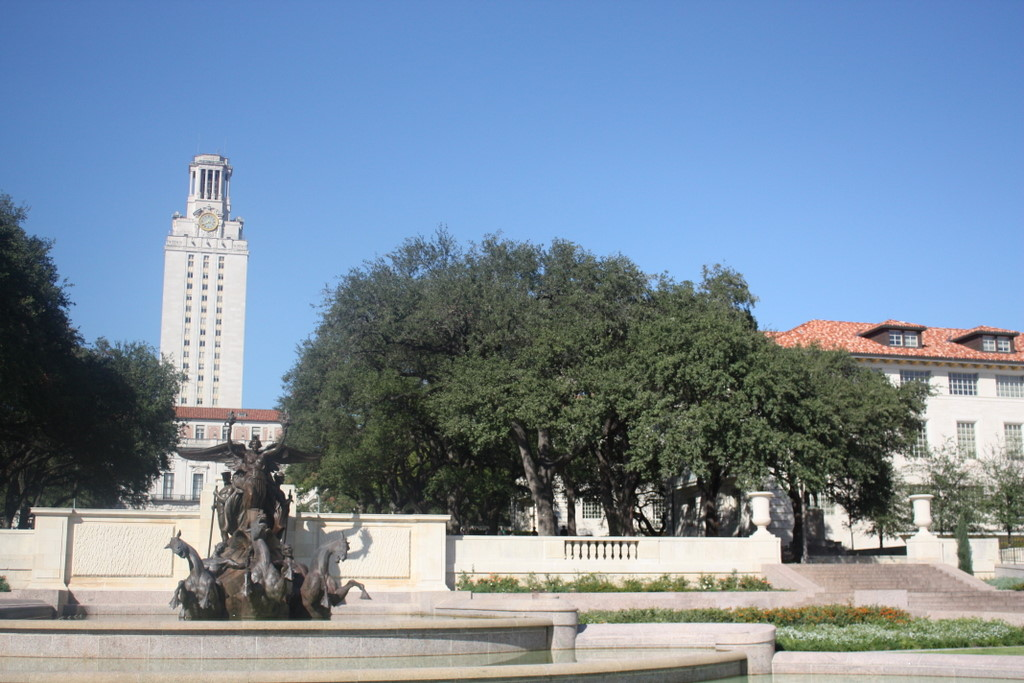
#> input picture uttower_left.JPG, 1024 x 683 px
$ jupyter execute image_stitching.ipynb
#> lines starting #> are read from the running program, lines starting #| are printed output that depends on the picture; long printed decimals are rounded
### utils.py
import numpy as np
from skimage.color import rgb2gray
from scipy.signal import convolve2d
from scipy.ndimage import rank_filter
from scipy.stats import norm


def dist2(x, c):
    """
    Calculates squared distance between two sets of points.

    Parameters
    ----------
    x: numpy.ndarray
        Data of shape `(ndata, dimx)`
    c: numpy.ndarray
        Centers of shape `(ncenters, dimc)`

    Returns
    -------
    n2: numpy.ndarray
        Squared distances between each pair of data from x and c, of shape
        `(ndata, ncenters)`
    """
    assert x.shape[1] == c.shape[1], \
        'Data dimension does not match dimension of centers'

    x = np.expand_dims(x, axis=0)  # new shape will be `(1, ndata, dimx)`
    c = np.expand_dims(c, axis=1)  # new shape will be `(ncenters, 1, dimc)`

    # We will now use broadcasting to easily calculate pairwise distances
    n2 = np.sum((x - c) ** 2, axis=-1)

    return n2


# [138 lines left out: functions gen_dgauss, find_sift, not called in this run]


def harris(im, sigma, thresh=None, radius=None):
    """
    Harris corner detector

    Parameters
    ----------
    im: numpy.ndarray
        Image to be processed
    sigma: float
        Standard deviation of smoothing Gaussian
    thresh: float (optional)
    radius: float (optional)
        Radius of region considered in non-maximal suppression

    Returns
    -------
    cim: numpy.ndarray
        Binary image marking corners
    r: numpy.ndarray
        Row coordinates of corner points. Returned only if none of `thresh` and
        `radius` are None.
    c: numpy.ndarray
        Column coordinates of corner points. Returned only if none of `thresh`
        and `radius` are None.
    """
    if im.ndim == 3:
        im = rgb2gray(im)

    dx = np.tile([[-1, 0, 1]], [3, 1])
    dy = dx.T

    Ix = convolve2d(im, dx, 'same')
    Iy = convolve2d(im, dy, 'same')

    f_wid = np.round(3 * np.floor(sigma))
    G = norm.pdf(np.arange(-f_wid, f_wid + 1),
                 loc=0, scale=sigma).reshape(-1, 1)
    G = G.T * G
    G /= G.sum()

    Ix2 = convolve2d(Ix ** 2, G, 'same')
    Iy2 = convolve2d(Iy ** 2, G, 'same')
    Ixy = convolve2d(Ix * Iy, G, 'same')

    cim = (Ix2 * Iy2 - Ixy ** 2) / (Ix2 + Iy2 + 1e-12)

    if thresh is None or radius is None:
        return cim
    else:
        size = int(2 * radius + 1)
        mx = rank_filter(cim, -1, size=size)
        cim = (cim == mx) & (cim > thresh)

        r, c = cim.nonzero()

        return cim, r, c


# [15 lines that do not run on import are left out]

### image_stitching.ipynb
[cell 1]
from utils import harris, dist2
import matplotlib.pyplot as plt
import matplotlib.patches as patches
import skimage
from skimage.transform import warp
import numpy as np
# add your imports below
import cv2
from PIL import Image

## 1. Load images and Convert to grayscale

[cell 2]
img1 = Image.open('uttower_left.JPG').convert('L')
img1 = np.array(img1, dtype= np.float32)
#> img1: shape (683, 1024) float32
img2 = Image.open('uttower_right.JPG').convert('L')
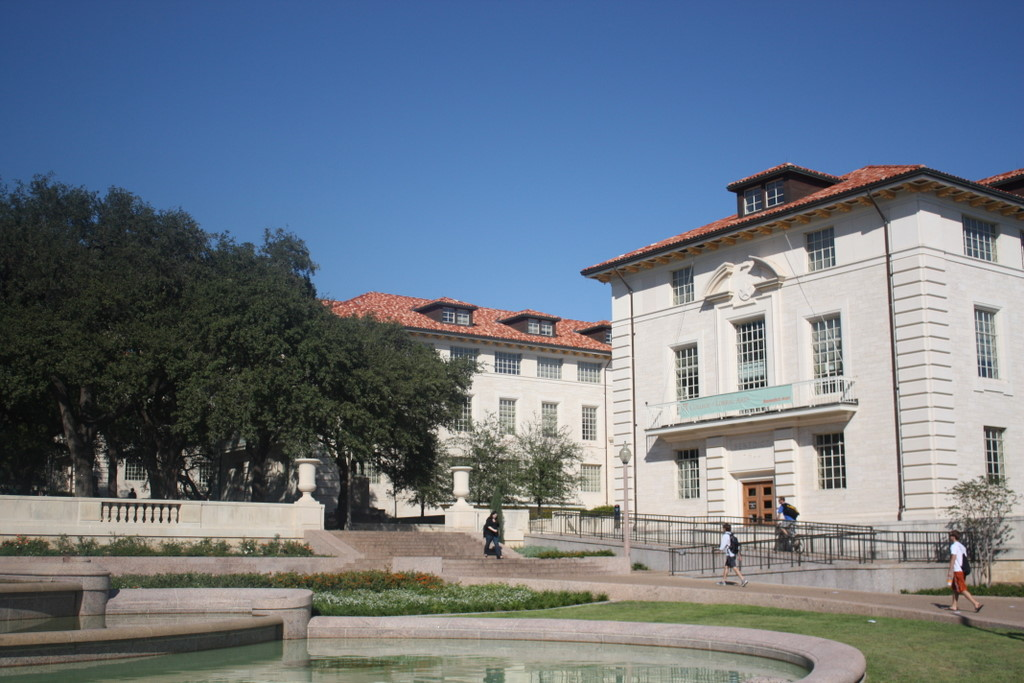
#> input picture uttower_right.JPG, 1024 x 683 px
img2 = np.array(img2, dtype= np.float32)
#> img2: shape (683, 1024) float32

[cell 3]
plt.imshow(img1, cmap='gray')

[cell 4]
plt.imshow(img2, cmap='gray')

## 2. Detect Feature Points

[cell 5]
# use harris from utils.py
cim1, r1, c1 = harris(img1, 3, 100, 3)
#> in harris, `cim = (cim == mx) & (cim > thresh)`:
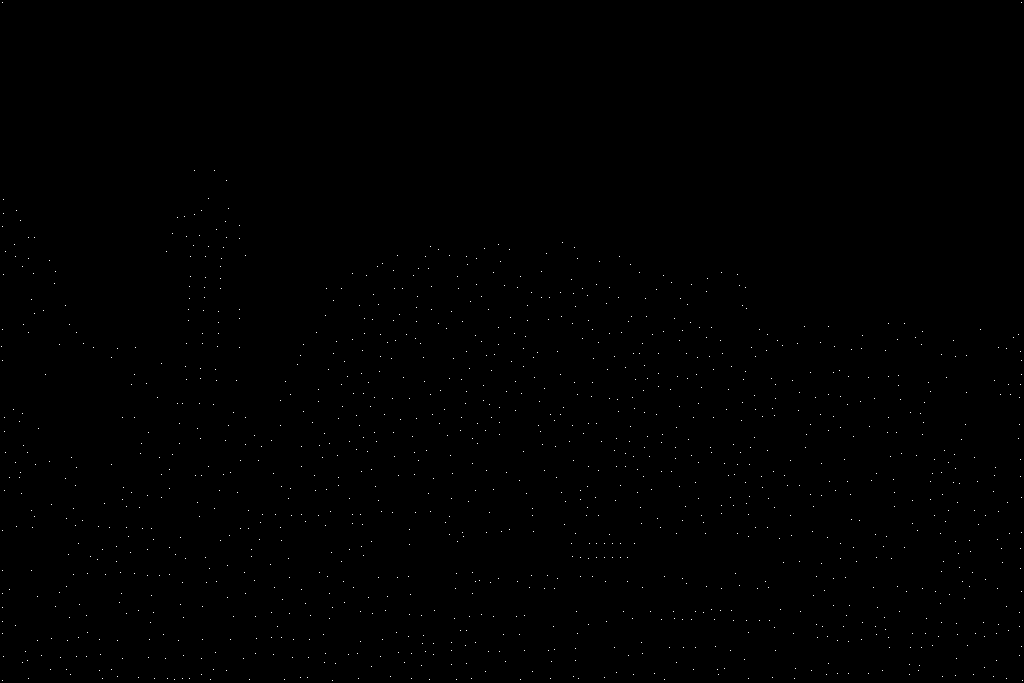
#> cim: shape (683, 1024) bool; 0.17% white in thin lines or dots
#> in harris, `r, c = cim.nonzero()`: r = 1201 values from 2 to 680; c = 1201 values, max 1022 at index 1200, min 1 at index 226, mean 509.5
#> r1 = 1201 values from 2 to 680; c1 has the same summary as c in harris
cim2, r2, c2 = harris(img2, 3, 100, 3)
#> call 2 of harris, with sigma = 3, thresh = 100, radius = 3
#> in harris (call 2), `mx = rank_filter(cim, -1, size=size)`:
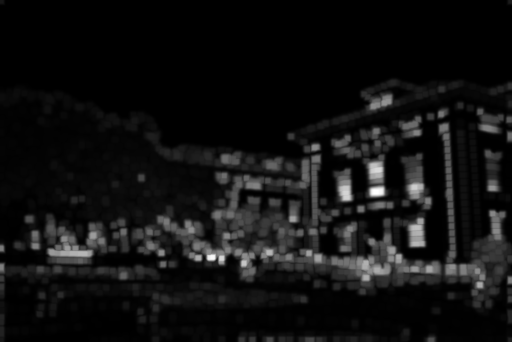
#> mx: shape (683, 1024) float64 (shown at 1/2 size); min 0.152, max 20727, mean 1399.9; drawn with min black and max white
#> in harris (call 2), `r, c = cim.nonzero()`: r = 1309 values from 2 to 681; c = 1309 values, max 1022 at index 57, min 1 at index 763, mean 512.6
#> r2 = 1309 values from 2 to 681; c2 has the same summary as c in harris

[cell 6]
plt.imshow(cim1, cmap='gray')

[cell 7]
plt.imshow(cim2, cmap='gray')

[cell 8]
def draw_corners(img, r, c):
    img_copy = img.copy()
    fig, ax = plt.subplots(figsize = (10, 10))
    for i in range(0, len(r)):
        rect = patches.Rectangle((c[i], r[i]), 10, 10, linewidth=1, edgecolor='r', facecolor='none')
        ax.add_patch(rect)
    ax.imshow(img_copy, cmap='gray')

[cell 9]
draw_corners(img1, r1, c1)

[cell 10]
draw_corners(img2, r2, c2)
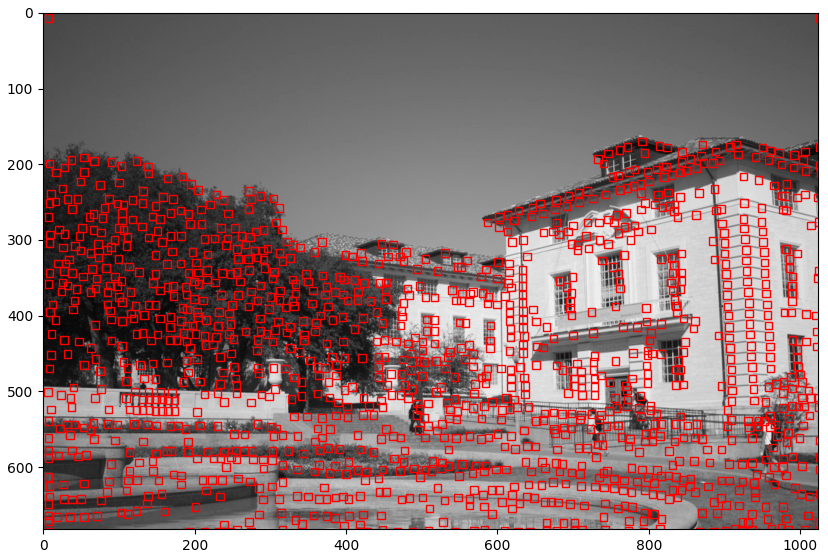
#> figure drawn by matplotlib, 1 panel

## 3. Extract local neighborhoods around every keypoint

[cell 11]
def neighbor_descriptors(img, r, c, width):
#> called with r = array of shape (1201,), c = array of shape (1201,), width = 3
    descriptors = []
    radius = width // 2
    for i in range(len(r)):
        rowStart = r[i] - radius
        rowEnd = r[i] + radius + 1
        colStart = c[i] - radius
        colEnd = c[i] + radius + 1

        patch = img[rowStart:rowEnd, colStart:colEnd]
        flatennedPatch = patch.reshape(-1)

        descriptors.append(flatennedPatch)
#> this loop made 1201 passes
#> (rowStart, rowEnd, colStart, colEnd, flatennedPatch) on passes 1 to 3: (1, 4, 1, 4, [109, 110, 111, 111, 111, 112, 112, 112, 112]), (1, 4, 1020, 1023, [122, 122, 121, 123, 123, 122, 124, 123, 123]), (169, 172, 193, 196, [215, 219, 224, 214, 202, 221, 132, 107, 178])
#> after the loop, descriptors = 1201 items

    descriptors = np.array(descriptors)

    return descriptors

radius = 1
width = 2 * radius + 1

descriptors1 = neighbor_descriptors(img1, r1, c1, width)
print(descriptors1.shape)
#| (1201, 9)
descriptors2 = neighbor_descriptors(img2, r2, c2, width)
#> the loop in neighbor_descriptors (call 2), `for i in range(len(r)):` made 1309 passes
#> (rowStart, rowEnd, colStart, colEnd, flatennedPatch) on passes 1 to 3: (1, 4, 1, 4, [71, 71, 71, 72, 72, 72, 73, 73, 73]), (1, 4, 1020, 1023, [79, 79, 79, 79, 79, 79, 80, 80, 80]), (164, 167, 785, 788, [90, 112, 156, 115, 101, 97, 113, 104, 46])
print(descriptors2.shape)
#| (1309, 9)

## 4. Compute distances between descriptors

[cell 12]
# use dist2 from utils.py to compute dist between descriptors
distances = dist2(descriptors1, descriptors2)
print(distances)
#> (printed output is left out)
print(distances.shape)
#| (1309, 1201)

## 5. Select Matches

[cell 13]
threshold = 0.5

num_matches = 100
sorted_indices = np.argsort(distances, axis=None)
putative_matches = np.unravel_index(sorted_indices[:num_matches], distances.shape)


print("Number of putative matches:", len(putative_matches[0]))
#| Number of putative matches: 100
print("Selected pairs:")
for i in range(len(putative_matches[0])):
    idx1 = putative_matches[0][i]
    idx2 = putative_matches[1][i]
    print("Descriptor 1:", idx1, "Descriptor 2:", idx2)
#> this loop made 100 passes
#| Descriptor 1: 990 Descriptor 2: 1136
#| Descriptor 1: 1150 Descriptor 2: 1178
#| Descriptor 1: 1208 Descriptor 2: 964
#| Descriptor 1: 567 Descriptor 2: 1137
#| Descriptor 1: 1152 Descriptor 2: 1193
#> (further printed lines are left out)

## 6. RANSAC

[cell 14]
img1 = Image.open('uttower_left.JPG')
#> img1 is the input picture: PIL image 1024x683 RGB; mean R, G, B 121.7, 140, 159
img1 = np.array(img1.convert('L'), dtype=np.uint8)
img2 = Image.open('uttower_right.JPG')
#> img2 is the input picture: PIL image 1024x683 RGB; mean R, G, B 107.7, 118.9, 132
img2 = np.array(img2.convert('L'), dtype=np.uint8)

orb = cv2.ORB_create()


kp1, des1 = orb.detectAndCompute(img1, None)
kp2, des2 = orb.detectAndCompute(img2, None)


index_params = dict(algorithm=6, table_number=6, key_size=12, multi_probe_level=2)
search_params = dict(checks=50)
flann = cv2.FlannBasedMatcher(index_params, search_params)


matches = flann.knnMatch(des1, des2, k=2)

good_matches = []
for m, n in matches:
    if m.distance < 0.75 * n.distance:
        good_matches.append([m])

pts1 = np.float32([kp1[m[0].queryIdx].pt for m in good_matches])
pts2 = np.float32([kp2[m[0].trainIdx].pt for m in good_matches])

num_iterations = 1000
num_samples = 4
inlier_threshold = 5.0

best_num_inliers = 0
best_model = None

for i in range(num_iterations):
    random_indices = np.random.choice(len(good_matches), num_samples, replace=False)
    src_points = pts1[random_indices]
    dst_points = pts2[random_indices]


    model, _ = cv2.findHomography(src_points, dst_points)


    transformed_pts = cv2.perspectiveTransform(pts1.reshape(-1, 1, 2), model)
    distances = np.linalg.norm(transformed_pts.squeeze() - pts2, axis=1)


    num_inliers = np.sum(distances < inlier_threshold)


    if num_inliers > best_num_inliers:
        best_num_inliers = num_inliers
        best_model = model

print('Number of inliers: %d' % best_num_inliers)
#| Number of inliers: 102


residual = np.sum((pts2 - cv2.perspectiveTransform(pts1.reshape(-1, 1, 2), best_model))**2) / best_num_inliers
print('Average residual: ', residual)
#| Average residual:  3715596.549


def draw_matches(img1, img2, kp1, kp2, matches, color=None):
    h1, w1 = img1.shape[:2]
    h2, w2 = img2.shape[:2]
    vis = np.zeros((max(h1, h2), w1 + w2), np.uint8)
    vis[:h1, :w1] = img1
    vis[:h2, w1:w1 + w2] = img2
    vis = cv2.cvtColor(vis, cv2.COLOR_GRAY2BGR)
#> vis: shape (683, 2048, 3)
    if color is None:
        color = (255, 0, 0)

    for m in matches:
        end1 = tuple(np.round(kp1[m[0].queryIdx].pt).astype(int))
        end2 = tuple(np.round(kp2[m[0].trainIdx].pt).astype(int) + np.array([w1, 0]))
        cv2.line(vis, end1, end2, color)
#> this loop made 105 passes
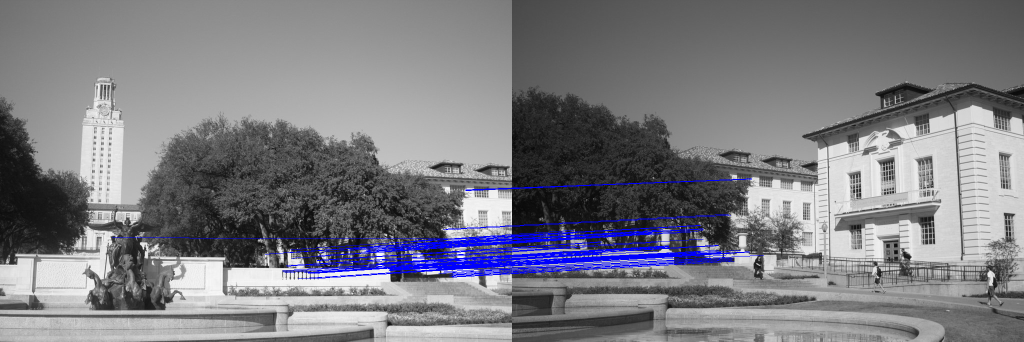
#> vis: shape (683, 2048, 3) (shown at 1/2 size); mean B, G, R 130.1, 124, 124

    return vis

# display the locations of inlier matches in both images
inlier_match_img = draw_matches(img1, img2, kp1, kp2, good_matches, color=None)
plt.imshow(inlier_match_img)
plt.show()

## 7. Warp one image onto the other

[cell 15]
def warp_img(image_left, image_right, H):

    image_left = image_left.astype(np.uint8)
    image_right = image_right.astype(np.uint8)
    # this part of code is referenced from Ajinkya Tejankar
    # get the height and width of the image
    # this function will work with color images
    # so, having third color channel is not a problem
    h = max(image_right.shape[0] , image_left.shape[0])
    w = image_left.shape[1] + image_right.shape[1] - 500

    # # we want to find where the image corners are going to land
    # # so, we create a matrix of four corner points
    # C_left = np.array([
    #     [0, 0     , w, w],
    #     [0, h, 0     , h],
    #     [1, 1     , 1     , 1     ]
    # ])

    # # apply the homography to the corner points to get projected corner points
    # Cp_left = H @ C_left
    # Cp_left = Cp_left / Cp_left[-1, :]

    # # find the minimum height and width of the projected corners
    # w_min, h_min = Cp_left[:-1].min(axis=1).tolist()
    # # we might need to properly floor or ceil the floats to prevent
    # # the edge pixels from getting cropped but this works for our needs
    # # feel free to fix this
    # w_min, h_min = int(np.abs(w_min)), int(np.abs(h_min))
    # # what's the final warped image size that can hold the full image?
    # warped_image_shape = (h + h_min, w + w_min)

    # # we create a new homography that applies the translation
    # # that would be otherwise cropped by the warp function below
    # Ht = np.array([
    #     [1, 0, w_min],
    #     [0, 1, h_min],
    #     [0, 0, 1    ]
    # ])
    # # apply the translation homography so that the image is warped
    # # but does not have a negative translation relative to origin
    # Hw = Ht @ H
    # # may not be strictly necessary but make sure that (3,3) is 1
    # Hw = Hw / Hw[-1, -1]

    # use skimage.transform.ProjectiveTransform to create a transform for the homography Hw
    tform = skimage.transform.ProjectiveTransform(H)
    warped_image_right = (warp(image_right, tform, output_shape=(h, w)) * 255).astype('float32')

    # use skimage.transform.warp to apply the transform
    warped_image = np.zeros((h, w), dtype='float32')

    warped_image[:, :image_left.shape[1]] = image_left

    return np.where(warped_image_right != 0, warped_image_right, warped_image)

[cell 16]
warped_img1 = warp_img(img1, img2, best_model)
plt.imshow(warped_img1, cmap='gray')

## 8. Create a new image to hold the panorama

[cell 17]
def create_panorama(warped_img1, img2):
    h = img2.shape[0]
    w = img2.shape[1] + warped_img1.shape[1] - 1000

    panorama = np.zeros((h, w), dtype=np.float32)

    panorama[:warped_img1.shape[0], :warped_img1.shape[1]] = warped_img1

    overlap_width = img2.shape[1] - (warped_img1.shape[1] - 500)
    for y in range(h):
        for x in range(warped_img1.shape[1] - 500, min(w, img2.shape[1])):
            alpha = (x - (warped_img1.shape[1] - 500)) / overlap_width
            panorama[y, x] = (1 - alpha) * warped_img1[y, x - (warped_img1.shape[1] - 500)] + alpha * img2[y, x]

    return panorama


def create_panorama_rgb(img1, img2, H):
    corners = np.array([[0, 0, img1.shape[1], img1.shape[1]],
                        [0, img1.shape[0], 0, img1.shape[0]],
                        [1, 1, 1, 1]])
    corners_transformed = np.dot(H, corners)
    corners_transformed = corners_transformed / corners_transformed[2, :]
    min_x, min_y = np.intp(corners_transformed[:2, :].min(axis=1))
    max_x, max_y = np.intp(corners_transformed[:2, :].max(axis=1))

    w = max(max_x, img2.shape[1]) - min(min_x, 0)
    h = max(max_y, img2.shape[0]) - min(min_y, 0)

    T = np.array([[1, 0, -min_x],
                  [0, 1, -min_y],
                  [0, 0, 1]], dtype=np.float32)

    H = np.dot(T, H)

    panorama = np.zeros((h, w, 3), dtype=np.uint8)

    for channel in range(3):

        warped_channel = cv2.warpPerspective(img1[:, :, channel], H, (w, h))
        panorama[:, :, channel] = np.where(panorama[:, :, channel]==0, warped_channel, panorama[:, :, channel])


        T_img2 = T
        warped_img2 = cv2.warpPerspective(img2[:, :, channel], T_img2, (w, h))
        panorama[:, :, channel] = np.where(panorama[:, :, channel]==0, warped_img2, panorama[:, :, channel])
#> this loop made 3 passes
#> pass 1, in create_panorama_rgb, `warped_img2 = cv2.warpPerspective(img2[:, :, channel], T_img2, (w, h))`:
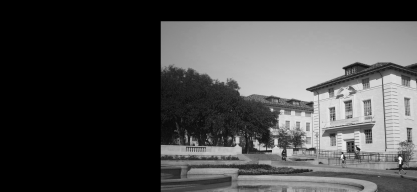
#> warped_img2: shape (768, 1667) (shown at 1/4 size); min 0, max 255, mean 72.1
#> after the loop:
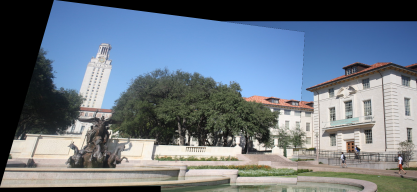
#> panorama: shape (768, 1667, 3) (shown at 1/4 size); mean B, G, R 130.7, 118.8, 107.6

    return panorama


img1_color = cv2.imread('uttower_left.JPG')
img2_color = cv2.imread('uttower_right.JPG')


panorama = create_panorama_rgb(img1_color, img2_color, best_model)
plt.imshow(cv2.cvtColor(panorama, cv2.COLOR_BGR2RGB))
plt.show()

warped_img2 = warp_img(img2, img1, best_model)
#> in warp_img (call 2), `warped_image[:, :image_left.shape[1]] = image_left`:
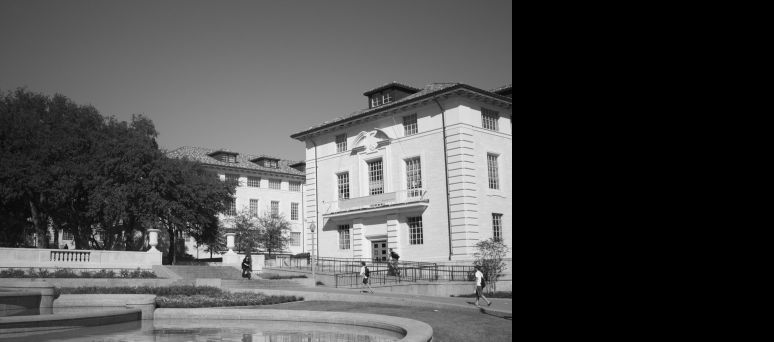
#> warped_image: shape (683, 1548) float32 (shown at 1/2 size); min 0, max 253, mean 77.4
#> in warp_img (call 2), `return np.where(warped_image_right != 0, warped_image_right, warped_im..`:
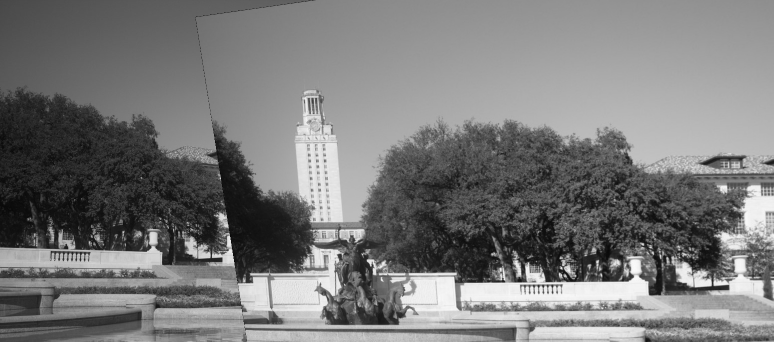
#> returned value: shape (683, 1548) float32 (shown at 1/2 size); min 0.0677, max 252.4, mean 121.2

panorama1 = create_panorama(warped_img1, img2)
#> in create_panorama, `panorama[:warped_img1.shape[0], :warped_img1.shape[1]] = warped_img1`:
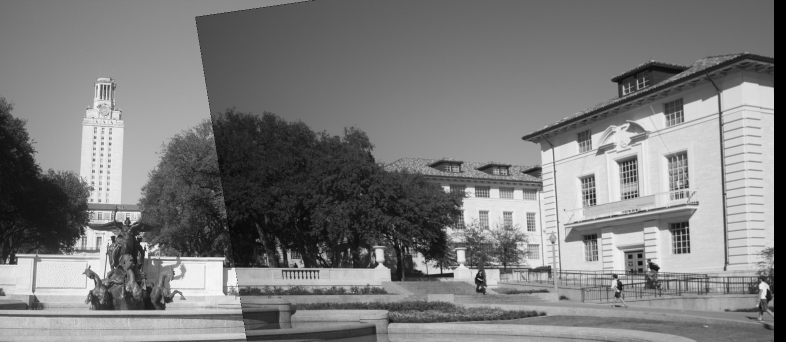
#> panorama: shape (683, 1572) float32 (shown at 1/2 size); min 0, max 255, mean 123.3
plt.imshow(panorama1, cmap='gray')
plt.show()
